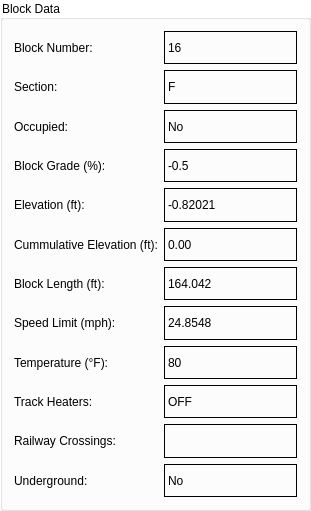
     <widget class="QGroupBox" name="groupBox_2">
      <property name="geometry">
       <rect>
        <x>670</x>
        <y>110</y>
        <width>311</width>
        <height>511</height>
       </rect>
      </property>
      <property name="styleSheet">
       <string notr="true">QGroupBox {
    background-color: white;
}
</string>
      </property>
      <property name="title">
       <string>Block Data</string>
      </property>
      <layout class="QGridLayout" name="gridLayout_39">
       <item row="2" column="0">
        <widget class="QLabel" name="label_133">
         <property name="styleSheet">
          <string notr="true">background-color: rgb(white);</string>
         </property>
         <property name="frameShape">
          <enum>QFrame::NoFrame</enum>
         </property>
         <property name="text">
          <string>Occupied:</string>
         </property>
        </widget>
       </item>
       <item row="1" column="0">
        <widget class="QLabel" name="label_134">
         <property name="styleSheet">
          <string notr="true">background-color: rgb(white);</string>
         </property>
         <property name="frameShape">
          <enum>QFrame::NoFrame</enum>
         </property>
         <property name="text">
          <string>Section: </string>
         </property>
        </widget>
       </item>
       <item row="6" column="0">
        <widget class="QLabel" name="label_135">
         <property name="styleSheet">
          <string notr="true">background-color: rgb(white);</string>
         </property>
         <property name="frameShape">
          <enum>QFrame::NoFrame</enum>
         </property>
         <property name="text">
          <string>Block Length (ft):</string>
         </property>
        </widget>
       </item>
       <item row="9" column="0">
        <widget class="QLabel" name="label_136">
         <property name="styleSheet">
          <string notr="true">background-color: rgb(white);</string>
         </property>
         <property name="frameShape">
          <enum>QFrame::NoFrame</enum>
         </property>
         <property name="text">
          <string>Track Heaters:</string>
         </property>
        </widget>
       </item>
       <item row="4" column="0">
        <widget class="QLabel" name="label_137">
         <property name="styleSheet">
          <string notr="true">background-color: rgb(white);</string>
         </property>
         <property name="frameShape">
          <enum>QFrame::NoFrame</enum>
         </property>
         <property name="text">
          <string>Elevation (ft):</string>
         </property>
        </widget>
       </item>
       <item row="10" column="1">
        <widget class="QLabel" name="cross_out_10">
         <property name="styleSheet">
          <string notr="true">background-color: rgb(white);</string>
         </property>
         <property name="frameShape">
          <enum>QFrame::Box</enum>
         </property>
         <property name="text">
          <string/>
         </property>
        </widget>
       </item>
       <item row="1" column="1">
        <widget class="QLabel" name="section_in_6">
         <property name="styleSheet">
          <string notr="true">background-color: rgb(white);</string>
         </property>
         <property name="frameShape">
          <enum>QFrame::Box</enum>
         </property>
         <property name="text">
          <string>F</string>
         </property>
        </widget>
       </item>
       <item row="0" column="0">
        <widget class="QLabel" name="label_138">
         <property name="styleSheet">
          <string notr="true">background-color: rgb(white);</string>
         </property>
         <property name="frameShape">
          <enum>QFrame::NoFrame</enum>
         </property>
         <property name="text">
          <string>Block Number:</string>
         </property>
        </widget>
       </item>
       <item row="8" column="1">
        <widget class="QLabel" name="temp_out_6">
         <property name="styleSheet">
          <string notr="true">background-color: rgb(white);</string>
         </property>
         <property name="frameShape">
          <enum>QFrame::Box</enum>
         </property>
         <property name="text">
          <string>80</string>
         </property>
        </widget>
       </item>
       <item row="5" column="0">
        <widget class="QLabel" name="label_139">
         <property name="styleSheet">
          <string notr="true">background-color: rgb(white);</string>
         </property>
         <property name="frameShape">
          <enum>QFrame::NoFrame</enum>
         </property>
         <property name="text">
          <string>Cummulative Elevation (ft):</string>
         </property>
        </widget>
       </item>
       <item row="6" column="1">
        <widget class="QLabel" name="length_in_10">
         <property name="styleSheet">
          <string notr="true">background-color: rgb(white);</string>
         </property>
         <property name="frameShape">
          <enum>QFrame::Box</enum>
         </property>
         <property name="text">
          <string>164.042</string>
         </property>
        </widget>
       </item>
       <item row="3" column="1">
        <widget class="QLabel" name="grade_in_6">
         <property name="styleSheet">
          <string notr="true">background-color: rgb(white);</string>
         </property>
         <property name="frameShape">
          <enum>QFrame::Box</enum>
         </property>
         <property name="text">
          <string>-0.5</string>
         </property>
        </widget>
       </item>
       <item row="7" column="1">
        <widget class="QLabel" name="speed_in_6">
         <property name="styleSheet">
          <string notr="true">background-color: rgb(white);</string>
         </property>
         <property name="frameShape">
          <enum>QFrame::Box</enum>
         </property>
         <property name="text">
          <string>24.8548</string>
         </property>
        </widget>
       </item>
       <item row="4" column="1">
        <widget class="QLabel" name="elevation_in_6">
         <property name="styleSheet">
          <string notr="true">background-color: rgb(white);</string>
         </property>
         <property name="frameShape">
          <enum>QFrame::Box</enum>
         </property>
         <property name="text">
          <string>-0.82021</string>
         </property>
        </widget>
       </item>
       <item row="0" column="1">
        <widget class="QLabel" name="block_num_in_6">
         <property name="styleSheet">
          <string notr="true">background-color: rgb(white);</string>
         </property>
         <property name="frameShape">
          <enum>QFrame::Box</enum>
         </property>
         <property name="text">
          <string>16</string>
         </property>
        </widget>
       </item>
       <item row="2" column="1">
        <widget class="QLabel" name="occupancy_in_6">
         <property name="styleSheet">
          <string notr="true">background-color: rgb(white);</string>
         </property>
         <property name="frameShape">
          <enum>QFrame::Box</enum>
         </property>
         <property name="text">
          <string>No</string>
         </property>
        </widget>
       </item>
       <item row="11" column="1">
        <widget class="QLabel" name="cross_out_11">
         <property name="sizePolicy">
          <sizepolicy hsizetype="Minimum" vsizetype="Minimum">
           <horstretch>0</horstretch>
           <verstretch>0</verstretch>
          </sizepolicy>
         </property>
         <property name="minimumSize">
          <size>
           <width>64</width>
           <height>25</height>
          </size>
         </property>
         <property name="styleSheet">
          <string notr="true">background-color: rgb(white);</string>
         </property>
         <property name="frameShape">
          <enum>QFrame::Box</enum>
         </property>
         <property name="text">
          <string>No</string>
         </property>
        </widget>
       </item>
       <item row="7" column="0">
        <widget class="QLabel" name="label_140">
         <property name="styleSheet">
          <string notr="true">background-color: rgb(white);</string>
         </property>
         <property name="frameShape">
          <enum>QFrame::NoFrame</enum>
         </property>
         <property name="text">
          <string>Speed Limit (mph):</string>
         </property>
        </widget>
       </item>
       <item row="5" column="1">
        <widget class="QLabel" name="length_in_11">
         <property name="styleSheet">
          <string notr="true">background-color: rgb(white);</string>
         </property>
         <property name="frameShape">
          <enum>QFrame::Box</enum>
         </property>
         <property name="text">
          <string>0.00</string>
         </property>
        </widget>
       </item>
       <item row="11" column="0">
        <widget class="QLabel" name="label_141">
         <property name="styleSheet">
          <string notr="true">background-color: rgb(white);</string>
         </property>
         <property name="frameShape">
          <enum>QFrame::NoFrame</enum>
         </property>
         <property name="text">
          <string>Underground:</string>
         </property>
        </widget>
       </item>
       <item row="8" column="0">
        <widget class="QLabel" name="label_142">
         <property name="styleSheet">
          <string notr="true">background-color: rgb(white);</string>
         </property>
         <property name="frameShape">
          <enum>QFrame::NoFrame</enum>
         </property>
         <property name="text">
          <string>Temperature (°F):</string>
         </property>
        </widget>
       </item>
       <item row="10" column="0">
        <widget class="QLabel" name="label_143">
         <property name="styleSheet">
          <string notr="true">background-color: rgb(white);</string>
         </property>
         <property name="frameShape">
          <enum>QFrame::NoFrame</enum>
         </property>
         <property name="text">
          <string>Railway Crossings:</string>
         </property>
        </widget>
       </item>
       <item row="3" column="0">
        <widget class="QLabel" name="label_144">
         <property name="styleSheet">
          <string notr="true">background-color: rgb(white);</string>
         </property>
         <property name="frameShape">
          <enum>QFrame::NoFrame</enum>
         </property>
         <property name="text">
          <string>Block Grade (%):</string>
         </property>
        </widget>
       </item>
       <item row="9" column="1">
        <widget class="QLabel" name="heaters_out_6">
         <property name="sizePolicy">
          <sizepolicy hsizetype="Preferred" vsizetype="Preferred">
           <horstretch>0</horstretch>
           <verstretch>0</verstretch>
          </sizepolicy>
         </property>
         <property name="minimumSize">
          <size>
           <width>64</width>
           <height>25</height>
          </size>
         </property>
         <property name="styleSheet">
          <string notr="true">background-color: rgb(white);</string>
         </property>
         <property name="frameShape">
          <enum>QFrame::Box</enum>
         </property>
         <property name="text">
          <string>OFF</string>
         </property>
        </widget>
       </item>
      </layout>
     </widget>
